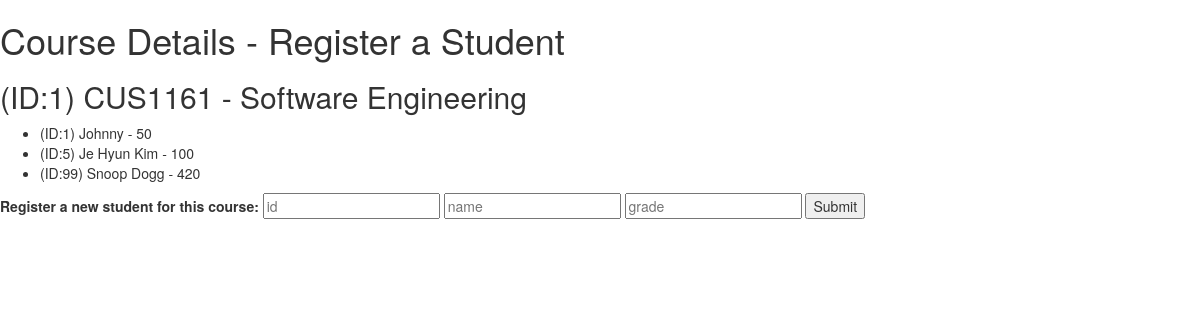
Screenshot of /register_student/1 with the database file from the repository.
### models.py (models this page shows)
class Course(db.Model):
    __tablename__ = 'course'
    id = db.Column(db.Integer, primary_key=True)
    course_number = db.Column(db.String)
    course_title = db.Column(db.String)
    students = db.relationship('RegisteredStudent', secondary='link')

class RegisteredStudent(db.Model):
    __tablename__ = 'registeredstudent'
    id = db.Column(db.Integer, primary_key=True)
    name = db.Column(db.String)
    grade = db.Column(db.Integer)
    courses = db.relationship('Course', secondary='link')

### app.py (the view, shortened to what this page needs)
@app.route("/register_student/<int:course_id>", methods=['POST','GET'])
def register_student(course_id):
    course = Course.query.get(course_id)
    if request.method == 'GET':
        return render_template('course_details.html', course=course)

### templates/course_details.html (shortened to what this page needs)
{% extends "layout.html" %}
{% block body %}
<h1>Course Details - Register a Student</h1>
<h2>(ID:{{ course.id }}) {{ course.course_number }} - {{ course.course_title }}</h2>
<ul>
    {% for student in course.students %}
    <li>(ID:{{student.id}}) {{student.name}} - {{student.grade}}</li>
    {% endfor %}
</ul>
<form action="{{ url_for('register_student', course_id=course.id) }}" method="POST">
    <label>Register a new student for this course: </label>
    <input type="text" name="id" placeholder="id">
    <input type="text" name="name" placeholder="name">
    <input type="text" name="grade" placeholder="grade">
    <input type="submit" value="Submit">
</form>
{% endblock %}

### rows the page displays
Course: id "1", course_number "CUS1161", course_title "Software Engineering"
RegisteredStudent: id "1", name "Johnny", grade "50"
RegisteredStudent: id "5", name "Je Hyun Kim", grade "100"
RegisteredStudent: id "99", name "Snoop Dogg", grade "420"
